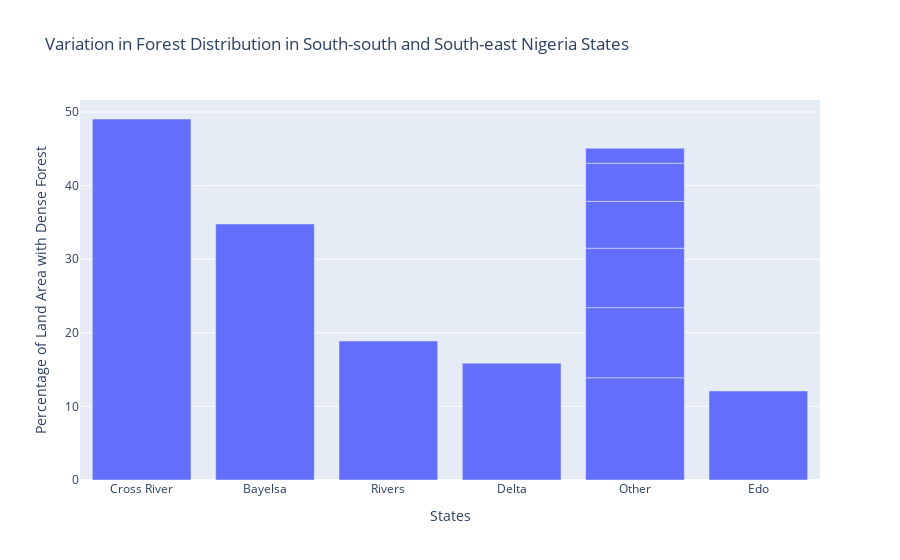

Write notebook code for a chart like this one.
### Code cell
geemap.bar_chart(data=ss_se_fnf, x='ADM1_NAME', y='class1_percent', x_label= 'States', y_label='Percentage of Land Area with Dense Forest', 
                 title='Variation in Forest Distribution in South-south and South-east Nigeria States')

### Figure 1 — Plotly figure (JSON) as saved in the notebook; plotly's stock layout.template omitted (floating-point values rounded to 4 significant figures)
{"data": [{"alignmentgroup": "True", "hovertemplate": "States=%{x}<br>Percentage of Land Area with Dense Forest=%{y}<extra></extra>", "legendgroup": "", "marker": {"color": "#636efa", "pattern": {"shape": ""}}, "name": "", "offsetgroup": "", "orientation": "v", "showlegend": false, "textposition": "auto", "type": "bar", "x": ["Cross River", "Bayelsa", "Rivers", "Delta", "Other", "Edo", "Other", "Other", "Other", "Other", "Other"], "xaxis": "x", "y": [49.05, 34.79, 18.89, 15.88, 13.89, 12.1, 9.53, 8.07, 6.37, 5.18, 2.04], "yaxis": "y"}], "layout": {"autosize": true, "barmode": "group", "legend": {"tracegroupgap": 0}, "title": {"text": "Variation in Forest Distribution in South-south and South-east Nigeria States"}, "xaxis": {"anchor": "y", "autorange": true, "domain": [0, 1], "range": [-0.5, 5.5], "title": {"text": "States"}, "type": "category"}, "yaxis": {"anchor": "x", "autorange": true, "domain": [0, 1], "range": [0, 51.63], "title": {"text": "Percentage of Land Area with Dense Forest"}, "type": "linear"}}}
